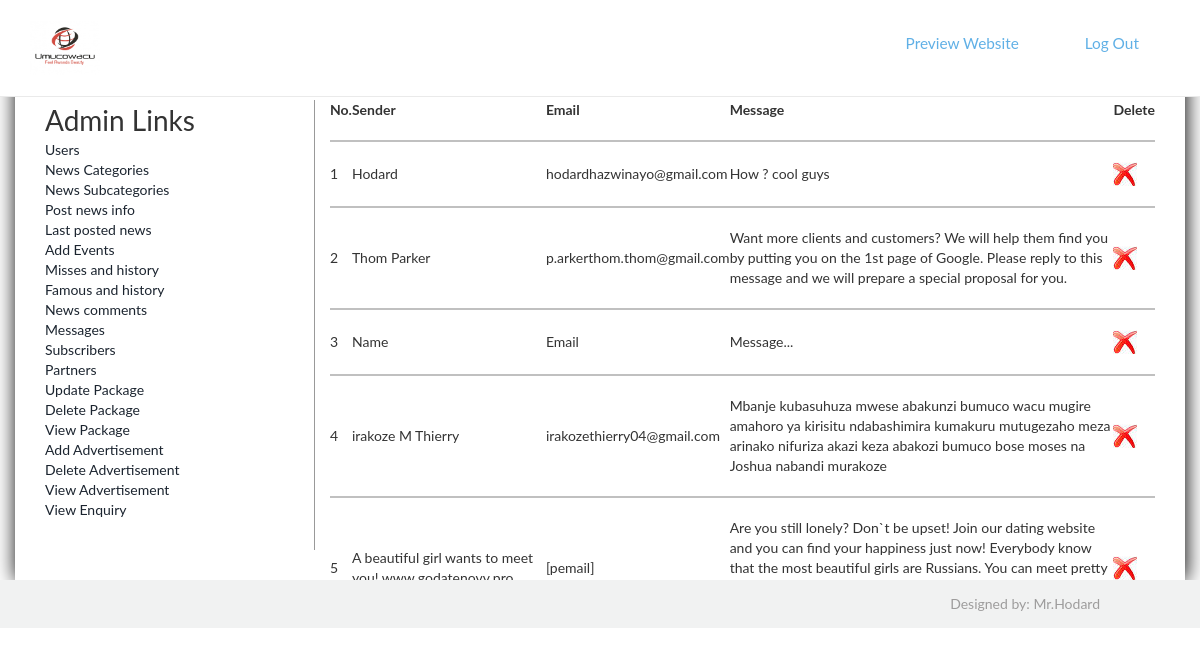
The page /Panel/Admin/sug.php (signed in) on the database its author committed.
### tables this page shows
CREATE TABLE `suggestions` (
  `SugID` int(11) NOT NULL,
  `Names` varchar(255) NOT NULL,
  `Email` varchar(255) NOT NULL,
  `Sug_body` varchar(255) NOT NULL
);

### Panel/Admin/sug.php (the view, shortened to what this page needs)
<?php if(!isset($_SESSION)) { session_start(); }
include('function.php');
$sql=mysqli_query($cn,"SELECT * FROM `suggestions`")or die(mysqli_error($cn));
 ?>
<!DOCTYPE html>
<html>
<head>
<link href="../css/bootstrap.css" rel='stylesheet' type='text/css'/>
<link href="../css/style.css" rel="stylesheet" type="text/css" media="all"/>
<link href="../css/animate.css" rel="stylesheet" type="text/css" media="all">
</head>
<body>
<?php include('top.php'); ?>
<div style="padding-top:100px; box-shadow:1px 1px 20px black; min-height:570px" class="container">
<div class="col-sm-3" style="border-right:1px solid #999; min-height:450px;">
<?php include('left.php'); ?>
</div>
<div class="col-sm-9" align="center"  style='overflow: scroll;height:480px' style='overflow: scroll;height:480px'>
<?php
if(mysqli_num_rows($sql)){ ?>
<table style='width:100%'>
<tr><th>No.</th><th>Sender</th><th>Email</th><th>Message</th><th>Delete</th></tr>
<tr><td colspan=5><hr style="border:1px solid silver"/></td></tr>
<?php
$x=1;
 while($data=mysqli_fetch_assoc($sql)){ ?>
<tr>
<td><?=$x?></td>
<td><?=$data['Names']?></td>
<td><?=$data['Email']?></td>
<td><?=$data['Sug_body']?></td>
<td><a href='sug.php?act=del&msg=<?=$data['SugID']?>' onclick="return conf_del()"><img src='./images/delete.jpg' /></a></td>
</tr>
<tr><td colspan=5><hr style="border:1px solid silver"/></td></tr>
<?php
$x++;
}?>
</table>
<?php }else{
}
?>
</div>
</div>
<?php include('bottom.php'); ?>
</body>
</html>
</html>

### Panel/css/style.css (style rules this page uses)
body { margin:0; padding:0; font-family: 'Lato', sans-serif; -webkit-appearance:none; }
body a { transition:0.5s all; -webkit-transition:0.5s all; -moz-transition:0.5s all; -o-transition:0.5s all; -ms-transition:0.5s all; }
.container:after { content: "\0020"; display: block; height: 0; clear: both; visibility: hidden; }

### rows shown on the page
suggestions: Names "Hodard", Email "hodardhazwinayo@gmail.com", Sug_body "How ? cool guys"
suggestions: Names "Thom Parker", Email "p.arkerthom.thom@gmail.com", Sug_body "Want more clients and customers? We will help them find you by putting you on the 1st page of Google. Please reply to this message and we will prepare a special proposal for you."
suggestions: Names "Name", Email "Email", Sug_body "Message..."
suggestions: Names "irakoze M Thierry", Email "irakozethierry04@gmail.com", Sug_body "Mbanje kubasuhuza mwese abakunzi bumuco wacu mugire amahoro ya kirisitu ndabashimira kumakuru mutugezaho meza arinako nifuriza akazi keza abakozi bumuco bose moses na Joshua nabandi murakoze"
suggestions: Names "A beautiful girl wants to meet…", Email "[pemail]", Sug_body "Are you still lonely? Don`t be upset! Join our dating website and you can find your happiness just now! Everybody know that the most beautiful girls are Russians. You can meet pretty…"
